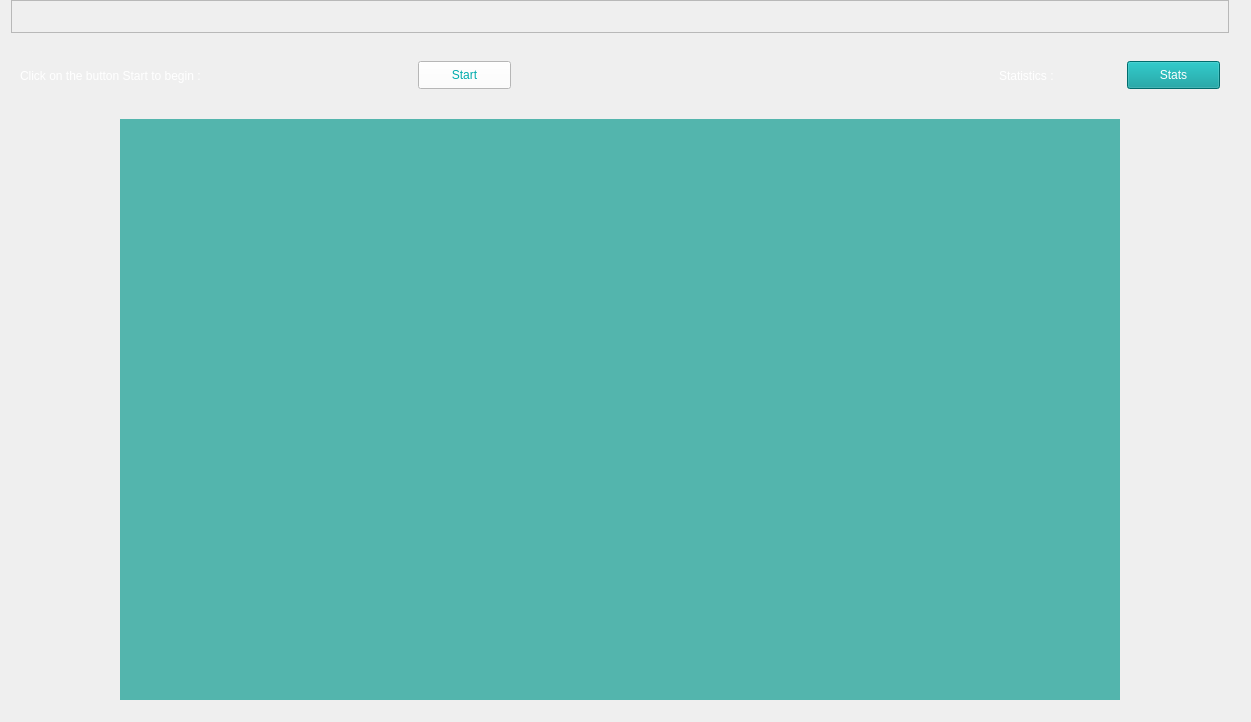
            <widget class="QWidget" name="HomescreenVB">
             <layout class="QVBoxLayout" name="verticalLayout_21">
              <property name="topMargin">
               <number>0</number>
              </property>
              <item>
               <widget class="QFrame" name="frame_5">
                <property name="sizePolicy">
                 <sizepolicy hsizetype="Minimum" vsizetype="Minimum">
                  <horstretch>0</horstretch>
                  <verstretch>0</verstretch>
                 </sizepolicy>
                </property>
                <property name="frameShape">
                 <enum>QFrame::NoFrame</enum>
                </property>
                <property name="frameShadow">
                 <enum>QFrame::Plain</enum>
                </property>
                <layout class="QVBoxLayout" name="verticalLayout_20">
                 <property name="spacing">
                  <number>0</number>
                 </property>
                 <property name="leftMargin">
                  <number>0</number>
                 </property>
                 <property name="topMargin">
                  <number>0</number>
                 </property>
                 <property name="rightMargin">
                  <number>11</number>
                 </property>
                 <property name="bottomMargin">
                  <number>11</number>
                 </property>
                 <item>
                  <widget class="QFrame" name="frame_18">
                   <property name="minimumSize">
                    <size>
                     <width>1218</width>
                     <height>33</height>
                    </size>
                   </property>
                   <property name="maximumSize">
                    <size>
                     <width>1218</width>
                     <height>33</height>
                    </size>
                   </property>
                   <property name="frameShape">
                    <enum>QFrame::StyledPanel</enum>
                   </property>
                   <property name="frameShadow">
                    <enum>QFrame::Raised</enum>
                   </property>
                  </widget>
                 </item>
                 <item>
                  <widget class="QFrame" name="frame_20">
                   <property name="minimumSize">
                    <size>
                     <width>0</width>
                     <height>86</height>
                    </size>
                   </property>
                   <property name="maximumSize">
                    <size>
                     <width>16777215</width>
                     <height>86</height>
                    </size>
                   </property>
                   <property name="frameShape">
                    <enum>QFrame::NoFrame</enum>
                   </property>
                   <property name="frameShadow">
                    <enum>QFrame::Plain</enum>
                   </property>
                   <layout class="QHBoxLayout" name="horizontalLayout_22">
                    <item>
                     <widget class="QFrame" name="Start_VB">
                      <property name="minimumSize">
                       <size>
                        <width>491</width>
                        <height>57</height>
                       </size>
                      </property>
                      <property name="maximumSize">
                       <size>
                        <width>491</width>
                        <height>57</height>
                       </size>
                      </property>
                      <property name="frameShape">
                       <enum>QFrame::NoFrame</enum>
                      </property>
                      <property name="frameShadow">
                       <enum>QFrame::Plain</enum>
                      </property>
                      <layout class="QHBoxLayout" name="horizontalLayout_13">
                       <property name="leftMargin">
                        <number>0</number>
                       </property>
                       <property name="topMargin">
                        <number>0</number>
                       </property>
                       <property name="rightMargin">
                        <number>0</number>
                       </property>
                       <property name="bottomMargin">
                        <number>0</number>
                       </property>
                       <item>
                        <widget class="QLabel" name="VB_message_start">
                         <property name="styleSheet">
                          <string notr="true">color: rgb(255, 255, 255);
font: 16pt &quot;Calibri&quot;;</string>
                         </property>
                         <property name="text">
                          <string>Click on the button Start to begin :</string>
                         </property>
                        </widget>
                       </item>
                       <item>
                        <widget class="QPushButton" name="StartButton_VB">
                         <property name="maximumSize">
                          <size>
                           <width>93</width>
                           <height>28</height>
                          </size>
                         </property>
                         <property name="styleSheet">
                          <string notr="true">color: rgb(0, 171, 172);
background-color: rgb(255, 255, 255);</string>
                         </property>
                         <property name="text">
                          <string>Start</string>
                         </property>
                        </widget>
                       </item>
                      </layout>
                     </widget>
                    </item>
                    <item>
                     <widget class="QFrame" name="frame_24">
                      <property name="frameShape">
                       <enum>QFrame::NoFrame</enum>
                      </property>
                      <property name="frameShadow">
                       <enum>QFrame::Plain</enum>
                      </property>
                     </widget>
                    </item>
                    <item>
                     <widget class="QFrame" name="StatsVB">
                      <property name="minimumSize">
                       <size>
                        <width>221</width>
                        <height>57</height>
                       </size>
                      </property>
                      <property name="maximumSize">
                       <size>
                        <width>221</width>
                        <height>57</height>
                       </size>
                      </property>
                      <property name="styleSheet">
                       <string notr="true">QPushButton{
	background-color: rgb(0, 151, 152);
	color: #fff;
}
QPushButton:hover{
    border-color: rgb(255, 255, 255);
	background-color: rgb(0, 181, 182);
}
QPushButton:pressed {
	background-color:  rgb(0, 191, 192);
	border-bottom: 2px solid rgb(255, 165, 24);
}</string>
                      </property>
                      <property name="frameShape">
                       <enum>QFrame::NoFrame</enum>
                      </property>
                      <property name="frameShadow">
                       <enum>QFrame::Plain</enum>
                      </property>
                      <layout class="QHBoxLayout" name="horizontalLayout_23">
                       <property name="spacing">
                        <number>0</number>
                       </property>
                       <property name="leftMargin">
                        <number>0</number>
                       </property>
                       <property name="topMargin">
                        <number>0</number>
                       </property>
                       <property name="rightMargin">
                        <number>0</number>
                       </property>
                       <property name="bottomMargin">
                        <number>0</number>
                       </property>
                       <item>
                        <widget class="QLabel" name="statistics2">
                         <property name="styleSheet">
                          <string notr="true">color: rgb(255, 255, 255);
font: 16pt &quot;Calibri&quot;;</string>
                         </property>
                         <property name="text">
                          <string>Statistics :</string>
                         </property>
                        </widget>
                       </item>
                       <item>
                        <widget class="QPushButton" name="StatsVB_Button">
                         <property name="maximumSize">
                          <size>
                           <width>93</width>
                           <height>28</height>
                          </size>
                         </property>
                         <property name="styleSheet">
                          <string notr="true"/>
                         </property>
                         <property name="text">
                          <string>Stats</string>
                         </property>
                        </widget>
                       </item>
                      </layout>
                     </widget>
                    </item>
                   </layout>
                  </widget>
                 </item>
                 <item alignment="Qt::AlignHCenter|Qt::AlignVCenter">
                  <widget class="QFrame" name="Image_VB">
                   <property name="sizePolicy">
                    <sizepolicy hsizetype="Minimum" vsizetype="Minimum">
                     <horstretch>0</horstretch>
                     <verstretch>0</verstretch>
                    </sizepolicy>
                   </property>
                   <property name="minimumSize">
                    <size>
                     <width>1000</width>
                     <height>581</height>
                    </size>
                   </property>
                   <property name="styleSheet">
                    <string notr="true">background-color: rgb(83, 181, 173);
</string>
                   </property>
                   <property name="frameShape">
                    <enum>QFrame::NoFrame</enum>
                   </property>
                   <property name="frameShadow">
                    <enum>QFrame::Plain</enum>
                   </property>
                   <layout class="QGridLayout" name="gridLayout_2">
                    <item row="0" column="0">
                     <widget class="QLabel" name="VB_tranche_1">
                      <property name="maximumSize">
                       <size>
                        <width>391</width>
                        <height>16777215</height>
                       </size>
                      </property>
                      <property name="text">
                       <string/>
                      </property>
                     </widget>
                    </item>
                    <item row="0" column="1">
                     <widget class="QLabel" name="VB_tranche_2">
                      <property name="text">
                       <string/>
                      </property>
                     </widget>
                    </item>
                    <item row="0" column="2">
                     <widget class="QLabel" name="VB_tranche_3">
                      <property name="text">
                       <string/>
                      </property>
                     </widget>
                    </item>
                    <item row="1" column="0">
                     <widget class="QLabel" name="VB_tranche_4">
                      <property name="text">
                       <string/>
                      </property>
                     </widget>
                    </item>
                    <item row="1" column="1">
                     <widget class="QLabel" name="VB_tranche_5">
                      <property name="text">
                       <string/>
                      </property>
                     </widget>
                    </item>
                    <item row="1" column="2">
                     <widget class="QLabel" name="VB_tranche_6">
                      <property name="text">
                       <string/>
                      </property>
                     </widget>
                    </item>
                   </layout>
                  </widget>
                 </item>
                </layout>
               </widget>
              </item>
             </layout>
            </widget>
